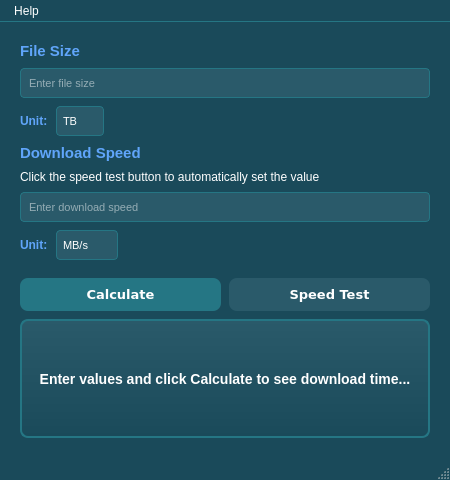
<?xml version="1.0" encoding="UTF-8"?>
<ui version="4.0">
 <class>MainWindow</class>
    <widget class="QMainWindow" name="MainWindow">
    <property name="geometry">
     <rect>
      <x>0</x>
      <y>0</y>
      <width>450</width>
      <height>480</height>
     </rect>
    </property>
    <property name="windowTitle">
     <string>Down Clock</string>
    </property>
    <property name="styleSheet">
     <string>QMainWindow {
     background-color: #1a4a5a;
     color: #ffffff;
     }</string>
    </property>
        <property name="minimumSize">
      <size>
       <width>450</width>
       <height>480</height>
      </size>
     </property>
     <property name="maximumSize">
      <size>
       <width>450</width>
       <height>480</height>
      </size>
     </property>
     <widget class="QWidget" name="centralwidget">
    <property name="styleSheet">
     <string>QWidget {
     background-color: #1a4a5a;
     color: #ffffff;
     }</string>
    </property>
    <layout class="QVBoxLayout" name="verticalLayout">
     <property name="leftMargin">
      <number>20</number>
     </property>
     <property name="topMargin">
      <number>20</number>
     </property>
     <property name="rightMargin">
      <number>20</number>
     </property>
     <property name="bottomMargin">
      <number>20</number>
     </property>
     <property name="spacing">
      <number>8</number>
     </property>
    <item>
     <widget class="QLabel" name="sizeLabel">
      <property name="text">
       <string>File Size</string>
      </property>
      <property name="styleSheet">
       <string>QLabel {font-weight: bold; font-size: 15px; font-family: Tahoma; color: #60a5fa; background-color: transparent;}</string>
      </property>
     </widget>
    </item>
    <item>
     <widget class="QLineEdit" name="sizeLabelInput">
      <property name="placeholderText">
       <string>Enter file size</string>
      </property>
      <property name="styleSheet">
       <string>QLineEdit {padding: 6px;font-size: 11px;border-width: 1px;border-color: #257684;background-color: #2a5a6a;color: #ffffff;border-style: solid;border-radius: 4px;}QLineEdit:focus {border-color: #3a8a9a;background-color: #2f6a7a;}</string>
      </property>
     </widget>
    </item>
         <item>
      <layout class="QHBoxLayout" name="sizeUnitLayout">
       <item>
        <widget class="QLabel" name="sizeUnitLabel">
         <property name="text">
          <string>Unit:</string>
         </property>
         <property name="styleSheet">
          <string>QLabel {font-weight: bold; font-size: 12px; font-family: Tahoma; color: #60a5fa; background-color: transparent;}</string>
         </property>
        </widget>
       </item>
       <item>
        <widget class="QComboBox" name="sizeUnitCombo">
         <property name="minimumWidth">
          <number>80</number>
         </property>
         <property name="styleSheet">
          <string>QComboBox {padding: 6px;font-size: 11px;border-width: 1px;border-color: #257684;background-color: #2a5a6a;color: #ffffff;border-style: solid;border-radius: 4px;}QComboBox:focus {border-color: #3a8a9a;background-color: #2f6a7a;}QComboBox::drop-down {border: none;}QComboBox::down-arrow {image: none;border-left: 5px solid transparent;border-right: 5px solid transparent;border-top: 5px solid #257684;}</string>
         </property>
         <item>
          <property name="text">
           <string>TB</string>
          </property>
         </item>
         <item>
          <property name="text">
           <string>GB</string>
          </property>
         </item>
         <item>
          <property name="text">
           <string>MB</string>
          </property>
         </item>
         <item>
          <property name="text">
           <string>KB</string>
          </property>
         </item>
         <item>
          <property name="text">
           <string>B</string>
          </property>
         </item>
        </widget>
       </item>
       <item>
        <spacer name="horizontalSpacer">
         <property name="orientation">
          <enum>Qt::Horizontal</enum>
         </property>
         <property name="sizeHint" stdset="0">
          <size>
           <width>40</width>
           <height>20</height>
          </size>
         </property>
        </spacer>
       </item>
      </layout>
     </item>
    <item>
     <widget class="QLabel" name="speedLabel">
      <property name="text">
       <string>Download Speed</string>
      </property>
      <property name="styleSheet">
       <string>QLabel {font-weight: bold; font-size: 15px; font-family: Tahoma; color: #60a5fa; background-color: transparent;}</string>
      </property>
     </widget>
    </item>
    <item>
     <widget class="QLabel" name="speedLabelHint">
      <property name="text">
       <string>Click the speed test button to automatically set the value</string>
      </property>
     </widget>
    </item>
    <item>
     <widget class="QLineEdit" name="speedLabelInput">
      <property name="placeholderText">
       <string>Enter download speed</string>
      </property>
      <property name="styleSheet">
       <string>QLineEdit {padding: 6px;font-size: 11px;border-width: 1px;border-color: #257684;background-color: #2a5a6a;color: #ffffff;border-style: solid;border-radius: 4px;}QLineEdit:focus {border-color: #3a8a9a;background-color: #2f6a7a;}</string>
      </property>
     </widget>
    </item>
         <item>
      <layout class="QHBoxLayout" name="speedUnitLayout">
       <item>
        <widget class="QLabel" name="speedUnitLabel">
         <property name="text">
          <string>Unit:</string>
         </property>
         <property name="styleSheet">
          <string>QLabel {font-weight: bold; font-size: 12px; font-family: Tahoma; color: #60a5fa; background-color: transparent;}</string>
         </property>
        </widget>
       </item>
       <item>
        <widget class="QComboBox" name="speedUnitCombo">
         <property name="minimumWidth">
          <number>80</number>
         </property>
         <property name="styleSheet">
          <string>QComboBox {padding: 6px;font-size: 11px;border-width: 1px;border-color: #257684;background-color: #2a5a6a;color: #ffffff;border-style: solid;border-radius: 4px;}QComboBox:focus {border-color: #3a8a9a;background-color: #2f6a7a;}QComboBox::drop-down {border: none;}QComboBox::down-arrow {image: none;border-left: 5px solid transparent;border-right: 5px solid transparent;border-top: 5px solid #257684;}</string>
         </property>
         <item>
          <property name="text">
           <string>MB/s</string>
          </property>
         </item>
         <item>
          <property name="text">
           <string>KB/s</string>
          </property>
         </item>
         <item>
          <property name="text">
           <string>B/s</string>
          </property>
         </item>
         <item>
          <property name="text">
           <string>GBit/s</string>
          </property>
         </item>
         <item>
          <property name="text">
           <string>MBit/s</string>
          </property>
         </item>
         <item>
          <property name="text">
           <string>KBit/s</string>
          </property>
         </item>
         <item>
          <property name="text">
           <string>Bit/s</string>
          </property>
         </item>
        </widget>
       </item>
       <item>
        <spacer name="horizontalSpacer_2">
         <property name="orientation">
          <enum>Qt::Horizontal</enum>
         </property>
         <property name="sizeHint" stdset="0">
          <size>
           <width>40</width>
           <height>20</height>
          </size>
         </property>
        </spacer>
       </item>
      </layout>
     </item>
         <item>
      <spacer name="verticalSpacer">
       <property name="orientation">
        <enum>Qt::Vertical</enum>
       </property>
       <property name="sizeHint" stdset="0">
        <size>
         <width>20</width>
         <height>10</height>
        </size>
       </property>
      </spacer>
     </item>
     <item>
      <layout class="QHBoxLayout" name="buttonLayout">
       <item>
        <widget class="QPushButton" name="CalculateButton">
         <property name="minimumHeight">
          <number>35</number>
         </property>
         <property name="text">
          <string>Calculate</string>
         </property>
         <property name="styleSheet">
          <string>QPushButton {
     color: #FFFFFF;
     font-family: Verdana;
     font-size: 13px;
     font-weight: bold;
     padding: 8px 16px;
     background-color: #257684;
     border-radius: 8px;
     border: none;
     }
QPushButton:hover {
     background:#3a8a9a;
     }
QPushButton:pressed {
     background:#1a4a5a;
     }</string>
         </property>
        </widget>
       </item>
       <item>
        <widget class="QPushButton" name="testSpeedButton">
         <property name="minimumHeight">
          <number>35</number>
         </property>
         <property name="text">
          <string>Speed Test</string>
         </property>
         <property name="toolTip">
          <string>Click to test your internet speed</string>
         </property>
         <property name="styleSheet">
          <string>QPushButton {
     color: #FFFFFF;
     font-family: Verdana;
     font-size: 13px;
     font-weight: bold;
     padding: 8px 16px;
     background-color: #2a5a6a;
     border-radius: 8px;
     border: none;
     }
QPushButton:hover {
     background: #3a8a9a;
     }
QPushButton:pressed {
     background: #1a4a5a;
     }</string>
         </property>
        </widget>
       </item>
      </layout>
     </item>
         <item>
             <widget class="QLabel" name="Result">
        <property name="minimumHeight">
         <number>80</number>
        </property>
        <property name="sizePolicy">
         <sizepolicy hsizetype="Preferred" vsizetype="Expanding">
          <horstretch>0</horstretch>
          <verstretch>1</verstretch>
         </sizepolicy>
        </property>
       <property name="text">
        <string>Enter values and click Calculate to see download time...</string>
       </property>
       <property name="alignment">
        <set>Qt::AlignCenter</set>
       </property>
       <property name="wordWrap">
        <bool>true</bool>
       </property>
               <property name="styleSheet">
         <string>QLabel {
     font-weight: bold; 
     font-size: 14px; 
     font-family: Tahoma;
     padding: 12px;
     border: 2px solid #257684;
     border-radius: 8px;
     background: qlineargradient(x1:0, y1:0, x2:0, y2:1, stop:0 #2a5a6a, stop:1 #1a4a5a);
     color: #ffffff;
     }</string>
        </property>
      </widget>
     </item>
        </layout>
   </widget>
   <widget class="QMenuBar" name="menubar">
    <property name="geometry">
     <rect>
      <x>0</x>
      <y>0</y>
      <width>400</width>
      <height>21</height>
     </rect>
    </property>
    <property name="styleSheet">
     <string>QMenuBar {
     background-color: #1a4a5a;
     color: #ffffff;
     border-bottom: 1px solid #257684;
     }
QMenuBar::item {
     background-color: transparent;
     padding: 4px 8px;
     }
QMenuBar::item:selected {
     background-color: #257684;
     }</string>
    </property>
    <widget class="QMenu" name="menuHelp">
     <property name="title">
      <string>Help</string>
     </property>
     <addaction name="actionAbout"/>
    </widget>
    <addaction name="menuHelp"/>
   </widget>
   <widget class="QStatusBar" name="statusbar"/>
   <action name="actionAbout">
    <property name="text">
     <string>About</string>
    </property>
   </action>
  </widget>
  <resources/>
  <connections/>
 </ui> 
